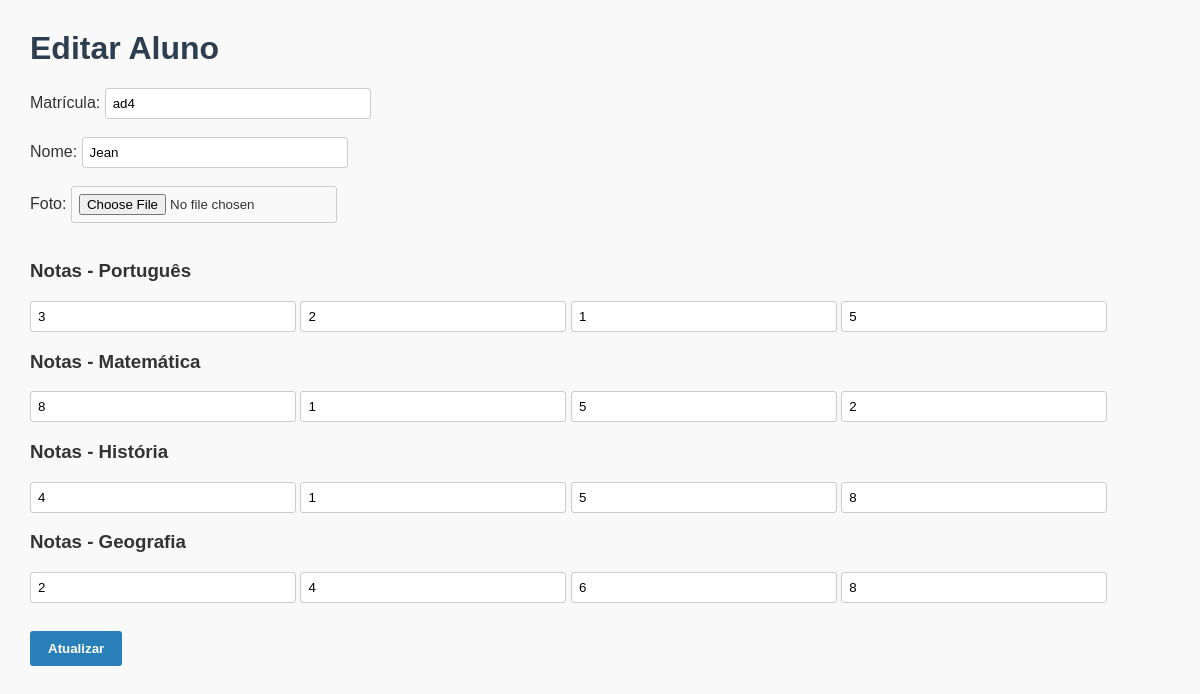
The page /editar.php?id=2 on the database its author committed.
### tables this page shows
CREATE TABLE `alunos` (
  `id` int(11) NOT NULL,
  `matricula` varchar(20) DEFAULT NULL,
  `nome` varchar(100) DEFAULT NULL,
  `foto` varchar(255) DEFAULT NULL,
  `port1` float DEFAULT NULL,
  `port2` float DEFAULT NULL,
  `port3` float DEFAULT NULL,
  `port4` float DEFAULT NULL,
  `mat1` float DEFAULT NULL,
  `mat2` float DEFAULT NULL,
  `mat3` float DEFAULT NULL,
  `mat4` float DEFAULT NULL,
  `hist1` float DEFAULT NULL,
  `hist2` float DEFAULT NULL,
  `hist3` float DEFAULT NULL,
  `hist4` float DEFAULT NULL,
  `geo1` float DEFAULT NULL,
  `geo2` float DEFAULT NULL,
  `geo3` float DEFAULT NULL,
  `geo4` float DEFAULT NULL
);

### editar.php (the view, shortened to what this page needs)
<?php
include 'db.php';
$id = intval($_GET['id']);
$sql = "SELECT * FROM alunos WHERE id = $id";
$result = mysqli_query($conn, $sql);
$aluno = mysqli_fetch_assoc($result);
?>
<!DOCTYPE html>
<html lang="pt-br">
<head>
    <link rel="stylesheet" href="style.css">
</head>
<body>
    <h1>Editar Aluno</h1>
    <form action="editar_aluno.php" method="post" enctype="multipart/form-data">
        <label>Matrícula:
            <input type="text" name="matricula" value="<?php echo $aluno['matricula']; ?>" required>
        </label><br><br>
        <label>Nome:
            <input type="text" name="nome" value="<?php echo $aluno['nome']; ?>" required>
        </label><br><br>
        <label>Foto:
            <input type="file" name="foto">
        </label><br><br>
        <h3>Notas - Português</h3>
        <input type="number" name="port1" step="0.01" value="<?php echo $aluno['port1']; ?>">
        <input type="number" name="port2" step="0.01" value="<?php echo $aluno['port2']; ?>">
        <input type="number" name="port3" step="0.01" value="<?php echo $aluno['port3']; ?>">
        <input type="number" name="port4" step="0.01" value="<?php echo $aluno['port4']; ?>">
        <h3>Notas - Matemática</h3>
        <input type="number" name="mat1" step="0.01" value="<?php echo $aluno['mat1']; ?>">
        <input type="number" name="mat2" step="0.01" value="<?php echo $aluno['mat2']; ?>">
        <input type="number" name="mat3" step="0.01" value="<?php echo $aluno['mat3']; ?>">
        <input type="number" name="mat4" step="0.01" value="<?php echo $aluno['mat4']; ?>">
        <h3>Notas - História</h3>
        <input type="number" name="hist1" step="0.01" value="<?php echo $aluno['hist1']; ?>">
        <input type="number" name="hist2" step="0.01" value="<?php echo $aluno['hist2']; ?>">
        <input type="number" name="hist3" step="0.01" value="<?php echo $aluno['hist3']; ?>">
        <input type="number" name="hist4" step="0.01" value="<?php echo $aluno['hist4']; ?>">
        <h3>Notas - Geografia</h3>
        <input type="number" name="geo1" step="0.01" value="<?php echo $aluno['geo1']; ?>">
        <input type="number" name="geo2" step="0.01" value="<?php echo $aluno['geo2']; ?>">
        <input type="number" name="geo3" step="0.01" value="<?php echo $aluno['geo3']; ?>">
        <input type="number" name="geo4" step="0.01" value="<?php echo $aluno['geo4']; ?>">
        <br><br>
        <input type="submit" value="Atualizar">
    </form>
</body>
</html>

### style.css (style rules this page uses)
body { font-family: Arial, sans-serif; margin: 30px; background-color: #f9f9f9; color: #333; }
h1 { color: #2c3e50; }
input[type="text"], input[type="number"], input[type="file"] { padding: 7px; width: 250px; border: 1px solid #ccc; border-radius: 3px; }
input[type="submit"] { background-color: #2980b9; border: none; color: white; padding: 10px 18px; cursor: pointer; border-radius: 3px; font-weight: bold; margin-top: 10px; }

### rows shown on the page
alunos: matricula "ad4", nome "Jean", port1 "3", port2 "2", port3 "1", port4 "5", mat1 "8", mat2 "1", mat3 "5", mat4 "2", hist1 "4", hist2 "1", hist3 "5", hist4 "8", geo1 "2", geo2 "4", geo3 "6", geo4 "8"
